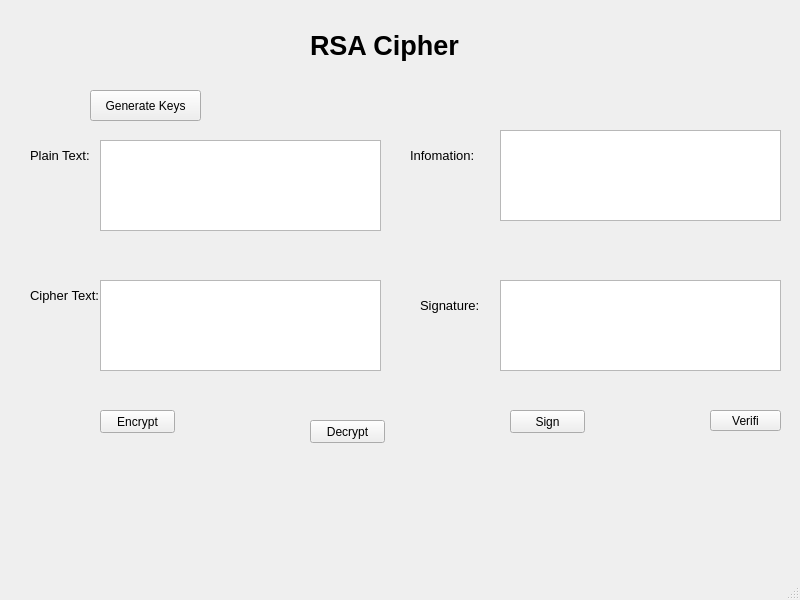
<?xml version="1.0" encoding="UTF-8"?>
<ui version="4.0">
 <class>MainWindow</class>
 <widget class="QMainWindow" name="MainWindow">
  <property name="geometry">
   <rect>
    <x>0</x>
    <y>0</y>
    <width>800</width>
    <height>600</height>
   </rect>
  </property>
  <property name="windowTitle">
   <string>MainWindow</string>
  </property>
  <widget class="QWidget" name="centralwidget">
   <widget class="QLabel" name="label">
    <property name="geometry">
     <rect>
      <x>310</x>
      <y>20</y>
      <width>191</width>
      <height>51</height>
     </rect>
    </property>
    <property name="font">
     <font>
      <pointsize>20</pointsize>
      <weight>75</weight>
      <bold>true</bold>
     </font>
    </property>
    <property name="text">
     <string>RSA Cipher</string>
    </property>
   </widget>
   <widget class="QLabel" name="label_2">
    <property name="geometry">
     <rect>
      <x>30</x>
      <y>140</y>
      <width>71</width>
      <height>31</height>
     </rect>
    </property>
    <property name="font">
     <font>
      <pointsize>10</pointsize>
     </font>
    </property>
    <property name="text">
     <string>Plain Text:</string>
    </property>
   </widget>
   <widget class="QLabel" name="label_3">
    <property name="geometry">
     <rect>
      <x>30</x>
      <y>280</y>
      <width>81</width>
      <height>31</height>
     </rect>
    </property>
    <property name="font">
     <font>
      <pointsize>10</pointsize>
     </font>
    </property>
    <property name="text">
     <string>Cipher Text:</string>
    </property>
   </widget>
   <widget class="QLabel" name="label_4">
    <property name="geometry">
     <rect>
      <x>420</x>
      <y>290</y>
      <width>81</width>
      <height>31</height>
     </rect>
    </property>
    <property name="font">
     <font>
      <pointsize>10</pointsize>
     </font>
    </property>
    <property name="text">
     <string>Signature:</string>
    </property>
   </widget>
   <widget class="QLabel" name="label_5">
    <property name="geometry">
     <rect>
      <x>410</x>
      <y>140</y>
      <width>71</width>
      <height>31</height>
     </rect>
    </property>
    <property name="font">
     <font>
      <pointsize>10</pointsize>
     </font>
    </property>
    <property name="text">
     <string>Infomation:</string>
    </property>
   </widget>
   <widget class="QPlainTextEdit" name="txt_Plaintext">
    <property name="geometry">
     <rect>
      <x>100</x>
      <y>140</y>
      <width>281</width>
      <height>91</height>
     </rect>
    </property>
   </widget>
   <widget class="QPlainTextEdit" name="txt_cipher">
    <property name="geometry">
     <rect>
      <x>100</x>
      <y>280</y>
      <width>281</width>
      <height>91</height>
     </rect>
    </property>
   </widget>
   <widget class="QPlainTextEdit" name="txt_si">
    <property name="geometry">
     <rect>
      <x>500</x>
      <y>280</y>
      <width>281</width>
      <height>91</height>
     </rect>
    </property>
   </widget>
   <widget class="QPlainTextEdit" name="txt_in">
    <property name="geometry">
     <rect>
      <x>500</x>
      <y>130</y>
      <width>281</width>
      <height>91</height>
     </rect>
    </property>
   </widget>
   <widget class="QPushButton" name="btn_Gen">
    <property name="geometry">
     <rect>
      <x>90</x>
      <y>90</y>
      <width>111</width>
      <height>31</height>
     </rect>
    </property>
    <property name="text">
     <string>Generate Keys</string>
    </property>
   </widget>
   <widget class="QPushButton" name="btn_encrypt">
    <property name="geometry">
     <rect>
      <x>100</x>
      <y>410</y>
      <width>75</width>
      <height>23</height>
     </rect>
    </property>
    <property name="text">
     <string>Encrypt</string>
    </property>
   </widget>
   <widget class="QPushButton" name="btn_decrypt">
    <property name="geometry">
     <rect>
      <x>310</x>
      <y>420</y>
      <width>75</width>
      <height>23</height>
     </rect>
    </property>
    <property name="text">
     <string>Decrypt</string>
    </property>
   </widget>
   <widget class="QPushButton" name="btn_vi">
    <property name="geometry">
     <rect>
      <x>710</x>
      <y>410</y>
      <width>71</width>
      <height>21</height>
     </rect>
    </property>
    <property name="text">
     <string>Verifi</string>
    </property>
   </widget>
   <widget class="QPushButton" name="btn_sign">
    <property name="geometry">
     <rect>
      <x>510</x>
      <y>410</y>
      <width>75</width>
      <height>23</height>
     </rect>
    </property>
    <property name="text">
     <string>Sign</string>
    </property>
   </widget>
  </widget>
  <widget class="QMenuBar" name="menubar">
   <property name="geometry">
    <rect>
     <x>0</x>
     <y>0</y>
     <width>800</width>
     <height>21</height>
    </rect>
   </property>
  </widget>
  <widget class="QStatusBar" name="statusbar"/>
 </widget>
 <resources/>
 <connections/>
</ui>
